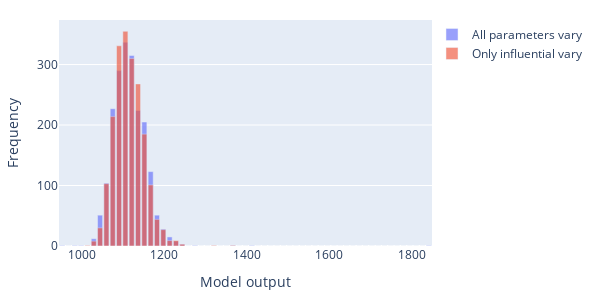
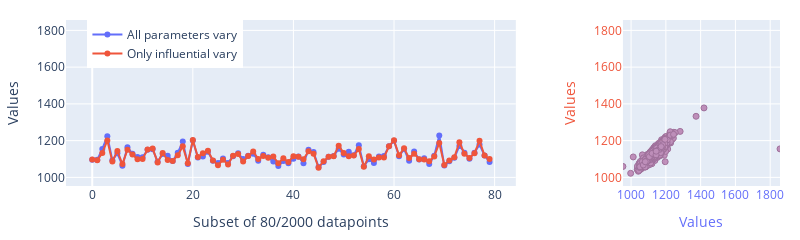
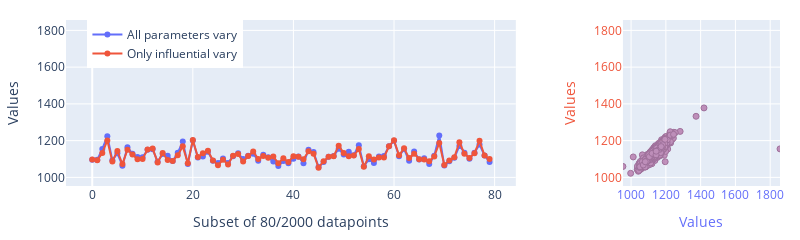

The code cell stored with these charts, in order, in its notebook:
### Markdown cell above
# 3. Validate GSA results TODO wrt all 180k inputs

### Code cell
path_base = Path('/data/user/kim_a/')
# LCA model
bw.projects.set_current("GSA for oases")
co = bw.Database("CH consumption 1.0")
demand_act = [act for act in co if "average consumption" in act['name']][0]
print(demand_act)
demand = {demand_act: 1}
method = ("IPCC 2013", "climate change", "GTP 100a")

# Define some variables
num_params = 172051
iterations_validation = 2000
write_dir = path_base / "oases_gsa"
model = LCAModel(demand, method, write_dir) # TODO add num_params later
validation_seed = 66666
fig_format = ["html", "pickle"]

t0 = time.time()
# Make sure  that the chosen num_params in LCA are appropriate
val = Validation(
    model=model,
    iterations=iterations_validation,
    seed=validation_seed,
    default_x_rescaled=model.default_uncertain_amounts,
    write_dir=write_dir,
)

spearman = S_dict["spearman"]
num_influential = 60
tag = "SpearmanIndex"

parameter_choice_inf = np.argsort(abs(spearman))[::-1][:num_influential]
parameter_choice_inf.sort()
params_where_inf = gsa_corr.model.uncertain_tech_params_where[parameter_choice_inf]
params_where_all = model.uncertain_tech_params_where

parameter_choice = np.zeros(num_influential,dtype=int)
parameter_choice[:] = np.nan
for i,p in enumerate(params_where_inf):
    parameter_choice[i] = np.where(params_where_all==p)[0]

influential_Y = val.get_influential_Y_from_parameter_choice(parameter_choice=parameter_choice, tag=tag)
t1 = time.time()
print("Total validation time  -> {:8.3f} s \n".format(t1 - t0))
fig_format = ['html', 'pickle']
val.plot_histogram_Y_all_Y_inf(
    influential_Y, num_influential, tag=tag, fig_format=fig_format
)
val.plot_correlation_Y_all_Y_inf(
    influential_Y, num_influential, tag=tag, fig_format=fig_format
)

### Figure 1 — Plotly figure (JSON) as saved in the notebook; plotly's stock layout.template omitted (floating-point values rounded to 4 significant figures)
{"data": [{"marker": {"color": "#636EFA"}, "name": "All parameters vary", "opacity": 0.65, "showlegend": true, "type": "bar", "x": [953.1, 968.4, 983.7, 999.0, 1014.0, 1030.0, 1045.0, 1060.0, 1076.0, 1091.0, 1106.0, 1121.0, 1137.0, 1152.0, 1167.0, 1183.0, 1198.0, 1213.0, 1229.0, 1244.0, 1259.0, 1275.0, 1290.0, 1305.0, 1321.0, 1336.0, 1351.0, 1366.0, 1382.0, 1397.0, 1412.0, 1428.0, 1443.0, 1458.0, 1474.0, 1489.0, 1504.0, 1520.0, 1535.0, 1550.0, 1566.0, 1581.0, 1596.0, 1611.0, 1627.0, 1642.0, 1657.0, 1673.0, 1688.0, 1703.0, 1719.0, 1734.0, 1749.0, 1765.0, 1780.0, 1795.0, 1811.0, 1826.0, 1841.0, 1856.0], "y": [1, 0, 1, 1, 0, 12, 51, 104, 227, 290, 337, 315, 224, 205, 123, 51, 28, 15, 8, 3, 0, 1, 0, 0, 0, 0, 0, 1, 0, 0, 1, 0, 0, 0, 0, 0, 0, 0, 0, 0, 0, 0, 0, 0, 0, 0, 0, 0, 0, 0, 0, 0, 0, 0, 0, 0, 0, 0, 1]}, {"marker": {"color": "#EF553B"}, "name": "Only influential vary", "opacity": 0.65, "type": "bar", "x": [953.1, 968.4, 983.7, 999.0, 1014.0, 1030.0, 1045.0, 1060.0, 1076.0, 1091.0, 1106.0, 1121.0, 1137.0, 1152.0, 1167.0, 1183.0, 1198.0, 1213.0, 1229.0, 1244.0, 1259.0, 1275.0, 1290.0, 1305.0, 1321.0, 1336.0, 1351.0, 1366.0, 1382.0, 1397.0, 1412.0, 1428.0, 1443.0, 1458.0, 1474.0, 1489.0, 1504.0, 1520.0, 1535.0, 1550.0, 1566.0, 1581.0, 1596.0, 1611.0, 1627.0, 1642.0, 1657.0, 1673.0, 1688.0, 1703.0, 1719.0, 1734.0, 1749.0, 1765.0, 1780.0, 1795.0, 1811.0, 1826.0, 1841.0, 1856.0], "y": [0, 0, 0, 0, 1, 8, 30, 103, 214, 331, 355, 310, 268, 185, 101, 44, 27, 9, 9, 3, 0, 0, 0, 0, 1, 0, 0, 1, 0, 0, 0, 0, 0, 0, 0, 0, 0, 0, 0, 0, 0, 0, 0, 0, 0, 0, 0, 0, 0, 0, 0, 0, 0, 0, 0, 0, 0, 0, 0]}], "layout": {"barmode": "overlay", "height": 300, "legend": {"x": 1, "y": 1}, "margin": {"b": 20, "l": 20, "r": 20, "t": 20}, "width": 600, "xaxis": {"title": {"text": "Model output"}}, "yaxis": {"title": {"text": "Frequency"}}}}

### Figure 2 — Plotly figure (JSON) as saved in the notebook; plotly's stock layout.template omitted (floating-point values rounded to 4 significant figures; data arrays with more than 128 entries replaced by an {"elided": "..."} marker saying what was removed)
{"data": [{"marker": {"color": "#636EFA"}, "mode": "lines+markers", "name": "All parameters vary", "type": "scatter", "x": [0, 1, 2, 3, 4, 5, 6, 7, 8, 9, 10, 11, 12, 13, 14, 15, 16, 17, 18, 19, 20, 21, 22, 23, 24, 25, 26, 27, 28, 29, 30, 31, 32, 33, 34, 35, 36, 37, 38, 39, 40, 41, 42, 43, 44, 45, 46, 47, 48, 49, 50, 51, 52, 53, 54, 55, 56, 57, 58, 59, 60, 61, 62, 63, 64, 65, 66, 67, 68, 69, 70, 71, 72, 73, 74, 75, 76, 77, 78, 79], "xaxis": "x", "y": [1096.0, 1096.0, 1155.0, 1224.0, 1093.0, 1131.0, 1064.0, 1164.0, 1129.0, 1111.0, 1109.0, 1150.0, 1153.0, 1085.0, 1127.0, 1118.0, 1089.0, 1133.0, 1195.0, 1072.0, 1201.0, 1108.0, 1114.0, 1140.0, 1090.0, 1079.0, 1102.0, 1079.0, 1114.0, 1131.0, 1099.0, 1118.0, 1128.0, 1091.0, 1124.0, 1110.0, 1087.0, 1062.0, 1089.0, 1077.0, 1102.0, 1114.0, 1076.0, 1150.0, 1138.0, 1056.0, 1083.0, 1112.0, 1116.0, 1156.0, 1124.0, 1140.0, 1120.0, 1175.0, 1060.0, 1098.0, 1078.0, 1113.0, 1117.0, 1169.0, 1199.0, 1115.0, 1154.0, 1090.0, 1140.0, 1098.0, 1104.0, 1073.0, 1118.0, 1227.0, 1064.0, 1088.0, 1107.0, 1171.0, 1133.0, 1101.0, 1135.0, 1179.0, 1119.0, 1084.0], "yaxis": "y"}, {"marker": {"color": "#EF553B"}, "mode": "lines+markers", "name": "Only influential vary", "type": "scatter", "x": [0, 1, 2, 3, 4, 5, 6, 7, 8, 9, 10, 11, 12, 13, 14, 15, 16, 17, 18, 19, 20, 21, 22, 23, 24, 25, 26, 27, 28, 29, 30, 31, 32, 33, 34, 35, 36, 37, 38, 39, 40, 41, 42, 43, 44, 45, 46, 47, 48, 49, 50, 51, 52, 53, 54, 55, 56, 57, 58, 59, 60, 61, 62, 63, 64, 65, 66, 67, 68, 69, 70, 71, 72, 73, 74, 75, 76, 77, 78, 79], "xaxis": "x", "y": [1097.0, 1093.0, 1133.0, 1201.0, 1087.0, 1143.0, 1072.0, 1150.0, 1125.0, 1099.0, 1101.0, 1151.0, 1158.0, 1081.0, 1133.0, 1094.0, 1090.0, 1120.0, 1169.0, 1077.0, 1203.0, 1111.0, 1131.0, 1145.0, 1092.0, 1066.0, 1096.0, 1071.0, 1118.0, 1127.0, 1086.0, 1116.0, 1141.0, 1101.0, 1116.0, 1107.0, 1114.0, 1078.0, 1104.0, 1084.0, 1115.0, 1112.0, 1099.0, 1143.0, 1129.0, 1053.0, 1088.0, 1112.0, 1115.0, 1172.0, 1132.0, 1115.0, 1119.0, 1154.0, 1057.0, 1115.0, 1097.0, 1108.0, 1108.0, 1169.0, 1201.0, 1120.0, 1158.0, 1105.0, 1129.0, 1099.0, 1098.0, 1088.0, 1114.0, 1187.0, 1067.0, 1091.0, 1110.0, 1191.0, 1129.0, 1106.0, 1132.0, 1199.0, 1119.0, 1100.0], "yaxis": "y"}, {"marker": {"color": "#A95C9A", "line": {"color": "#782e69", "width": 1}}, "mode": "markers", "name": "Scatter plot", "opacity": 0.65, "showlegend": false, "type": "scatter", "x": {"elided": "2000 float values"}, "xaxis": "x2", "y": {"elided": "2000 float values"}, "yaxis": "y2"}], "layout": {"height": 220, "legend": {"x": 0.03, "y": 1}, "margin": {"b": 20, "l": 20, "r": 20, "t": 20}, "width": 800, "xaxis": {"anchor": "y", "domain": [0, 0.63], "title": {"text": "Subset of 80/2000 datapoints"}}, "xaxis2": {"anchor": "y2", "color": "#636EFA", "domain": [0.78, 1], "range": [953.1, 1856.0], "title": {"text": "Values"}}, "yaxis": {"anchor": "x", "domain": [0, 1], "range": [953.1, 1856.0], "title": {"text": "Values"}}, "yaxis2": {"anchor": "x2", "color": "#EF553B", "domain": [0, 1], "range": [953.1, 1856.0], "title": {"text": "Values"}}}}

### Figure 3 — Plotly figure (JSON) as saved in the notebook; plotly's stock layout.template omitted (floating-point values rounded to 4 significant figures; data arrays with more than 128 entries replaced by an {"elided": "..."} marker saying what was removed)
{"data": [{"marker": {"color": "#636EFA"}, "mode": "lines+markers", "name": "All parameters vary", "type": "scatter", "x": [0, 1, 2, 3, 4, 5, 6, 7, 8, 9, 10, 11, 12, 13, 14, 15, 16, 17, 18, 19, 20, 21, 22, 23, 24, 25, 26, 27, 28, 29, 30, 31, 32, 33, 34, 35, 36, 37, 38, 39, 40, 41, 42, 43, 44, 45, 46, 47, 48, 49, 50, 51, 52, 53, 54, 55, 56, 57, 58, 59, 60, 61, 62, 63, 64, 65, 66, 67, 68, 69, 70, 71, 72, 73, 74, 75, 76, 77, 78, 79], "xaxis": "x", "y": [1096.0, 1096.0, 1155.0, 1224.0, 1093.0, 1131.0, 1064.0, 1164.0, 1129.0, 1111.0, 1109.0, 1150.0, 1153.0, 1085.0, 1127.0, 1118.0, 1089.0, 1133.0, 1195.0, 1072.0, 1201.0, 1108.0, 1114.0, 1140.0, 1090.0, 1079.0, 1102.0, 1079.0, 1114.0, 1131.0, 1099.0, 1118.0, 1128.0, 1091.0, 1124.0, 1110.0, 1087.0, 1062.0, 1089.0, 1077.0, 1102.0, 1114.0, 1076.0, 1150.0, 1138.0, 1056.0, 1083.0, 1112.0, 1116.0, 1156.0, 1124.0, 1140.0, 1120.0, 1175.0, 1060.0, 1098.0, 1078.0, 1113.0, 1117.0, 1169.0, 1199.0, 1115.0, 1154.0, 1090.0, 1140.0, 1098.0, 1104.0, 1073.0, 1118.0, 1227.0, 1064.0, 1088.0, 1107.0, 1171.0, 1133.0, 1101.0, 1135.0, 1179.0, 1119.0, 1084.0], "yaxis": "y"}, {"marker": {"color": "#EF553B"}, "mode": "lines+markers", "name": "Only influential vary", "type": "scatter", "x": [0, 1, 2, 3, 4, 5, 6, 7, 8, 9, 10, 11, 12, 13, 14, 15, 16, 17, 18, 19, 20, 21, 22, 23, 24, 25, 26, 27, 28, 29, 30, 31, 32, 33, 34, 35, 36, 37, 38, 39, 40, 41, 42, 43, 44, 45, 46, 47, 48, 49, 50, 51, 52, 53, 54, 55, 56, 57, 58, 59, 60, 61, 62, 63, 64, 65, 66, 67, 68, 69, 70, 71, 72, 73, 74, 75, 76, 77, 78, 79], "xaxis": "x", "y": [1097.0, 1093.0, 1133.0, 1201.0, 1087.0, 1143.0, 1072.0, 1150.0, 1125.0, 1099.0, 1101.0, 1151.0, 1158.0, 1081.0, 1133.0, 1094.0, 1090.0, 1120.0, 1169.0, 1077.0, 1203.0, 1111.0, 1131.0, 1145.0, 1092.0, 1066.0, 1096.0, 1071.0, 1118.0, 1127.0, 1086.0, 1116.0, 1141.0, 1101.0, 1116.0, 1107.0, 1114.0, 1078.0, 1104.0, 1084.0, 1115.0, 1112.0, 1099.0, 1143.0, 1129.0, 1053.0, 1088.0, 1112.0, 1115.0, 1172.0, 1132.0, 1115.0, 1119.0, 1154.0, 1057.0, 1115.0, 1097.0, 1108.0, 1108.0, 1169.0, 1201.0, 1120.0, 1158.0, 1105.0, 1129.0, 1099.0, 1098.0, 1088.0, 1114.0, 1187.0, 1067.0, 1091.0, 1110.0, 1191.0, 1129.0, 1106.0, 1132.0, 1199.0, 1119.0, 1100.0], "yaxis": "y"}, {"marker": {"color": "#A95C9A", "line": {"color": "#782e69", "width": 1}}, "mode": "markers", "name": "Scatter plot", "opacity": 0.65, "showlegend": false, "type": "scatter", "x": {"elided": "2000 float values"}, "xaxis": "x2", "y": {"elided": "2000 float values"}, "yaxis": "y2"}], "layout": {"height": 220, "legend": {"x": 0.03, "y": 1}, "margin": {"b": 20, "l": 20, "r": 20, "t": 20}, "width": 800, "xaxis": {"anchor": "y", "domain": [0, 0.63], "title": {"text": "Subset of 80/2000 datapoints"}}, "xaxis2": {"anchor": "y2", "color": "#636EFA", "domain": [0.78, 1], "range": [953.1, 1856.0], "title": {"text": "Values"}}, "yaxis": {"anchor": "x", "domain": [0, 1], "range": [953.1, 1856.0], "title": {"text": "Values"}}, "yaxis2": {"anchor": "x2", "color": "#EF553B", "domain": [0, 1], "range": [953.1, 1856.0], "title": {"text": "Values"}}}}
